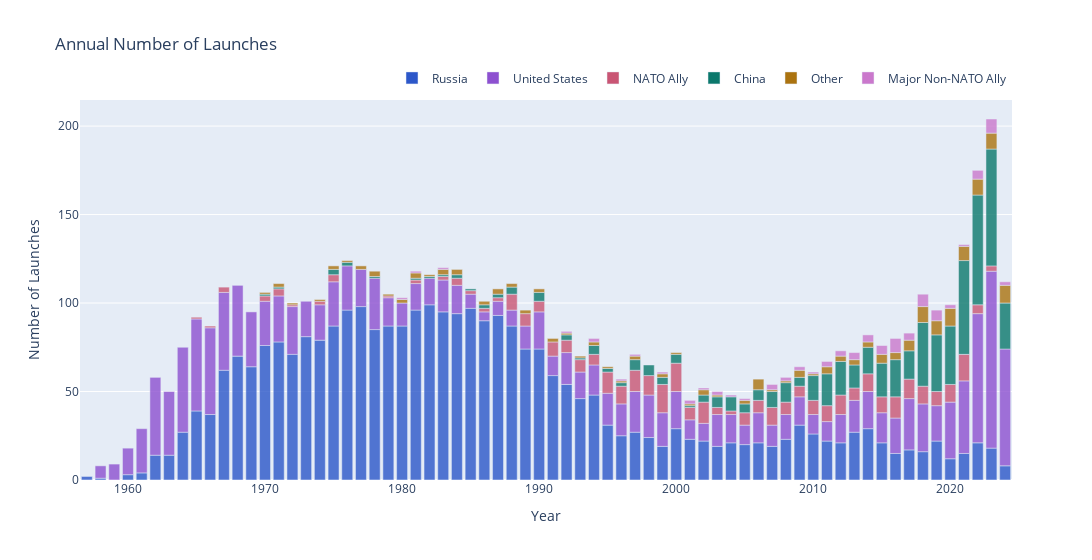

Notebook cell for this chart:
### Code cell
# Group by Year and SatState, and count the number of launches
annual_launches = data.groupby(
    ['Year', 'Agency']).size().reset_index(name='Launch_Count')
annual_launches = annual_launches[(annual_launches['Launch_Count'] > 0)]

fig = px.bar(annual_launches, x='Year', y='Launch_Count', color='Agency',
             title='Annual Number of Launches',
             labels={'Year': 'Year', 'Launch_Count': 'Number of Launches'},
             color_discrete_sequence=['#2c57c9', '#8d50d0', '#c95574', '#0b786c', '#ab7310', '#ca78cc'], opacity = 0.8,
             width=1100)
fig.update_layout(legend=dict(
    orientation="h",
    yanchor="bottom",
    y=1.02,
    xanchor="right",
    x=1
), legend_title=None)
fig.show()

### Figure 1 — Plotly figure (JSON) as saved in the notebook; plotly's stock layout.template omitted (floating-point values rounded to 4 significant figures)
{"data": [{"alignmentgroup": "True", "hovertemplate": "Agency=Russia<br>Year=%{x}<br>Number of Launches=%{y}<extra></extra>", "legendgroup": "Russia", "marker": {"color": "#2c57c9", "opacity": 0.8, "pattern": {"shape": ""}}, "name": "Russia", "offsetgroup": "Russia", "orientation": "v", "showlegend": true, "textposition": "auto", "type": "bar", "x": [1957, 1958, 1960, 1961, 1962, 1963, 1964, 1965, 1966, 1967, 1968, 1969, 1970, 1971, 1972, 1973, 1974, 1975, 1976, 1977, 1978, 1979, 1980, 1981, 1982, 1983, 1984, 1985, 1986, 1987, 1988, 1989, 1990, 1991, 1992, 1993, 1994, 1995, 1996, 1997, 1998, 1999, 2000, 2001, 2002, 2003, 2004, 2005, 2006, 2007, 2008, 2009, 2010, 2011, 2012, 2013, 2014, 2015, 2016, 2017, 2018, 2019, 2020, 2021, 2022, 2023, 2024], "xaxis": "x", "y": [2, 1, 3, 4, 14, 14, 27, 39, 37, 62, 70, 64, 76, 78, 71, 81, 79, 87, 96, 98, 85, 87, 87, 96, 99, 95, 94, 97, 90, 93, 87, 74, 74, 59, 54, 46, 48, 31, 25, 27, 24, 19, 29, 23, 22, 19, 21, 20, 21, 19, 23, 31, 26, 22, 21, 27, 29, 21, 15, 17, 16, 22, 12, 15, 21, 18, 8], "yaxis": "y"}, {"alignmentgroup": "True", "hovertemplate": "Agency=United States<br>Year=%{x}<br>Number of Launches=%{y}<extra></extra>", "legendgroup": "United States", "marker": {"color": "#8d50d0", "opacity": 0.8, "pattern": {"shape": ""}}, "name": "United States", "offsetgroup": "United States", "orientation": "v", "showlegend": true, "textposition": "auto", "type": "bar", "x": [1958, 1959, 1960, 1961, 1962, 1963, 1964, 1965, 1966, 1967, 1968, 1969, 1970, 1971, 1972, 1973, 1974, 1975, 1976, 1977, 1978, 1979, 1980, 1981, 1982, 1983, 1984, 1985, 1986, 1987, 1988, 1989, 1990, 1991, 1992, 1993, 1994, 1995, 1996, 1997, 1998, 1999, 2000, 2001, 2002, 2003, 2004, 2005, 2006, 2007, 2008, 2009, 2010, 2011, 2012, 2013, 2014, 2015, 2016, 2017, 2018, 2019, 2020, 2021, 2022, 2023, 2024], "xaxis": "x", "y": [7, 9, 15, 25, 44, 36, 48, 52, 49, 44, 40, 31, 25, 26, 27, 20, 20, 25, 25, 21, 29, 16, 13, 15, 15, 18, 16, 8, 5, 8, 9, 13, 21, 11, 18, 15, 17, 18, 18, 23, 24, 19, 21, 11, 10, 18, 16, 11, 17, 12, 14, 16, 11, 11, 16, 18, 21, 17, 20, 29, 27, 20, 32, 41, 73, 100, 66], "yaxis": "y"}, {"alignmentgroup": "True", "hovertemplate": "Agency=NATO Ally<br>Year=%{x}<br>Number of Launches=%{y}<extra></extra>", "legendgroup": "NATO Ally", "marker": {"color": "#c95574", "opacity": 0.8, "pattern": {"shape": ""}}, "name": "NATO Ally", "offsetgroup": "NATO Ally", "orientation": "v", "showlegend": true, "textposition": "auto", "type": "bar", "x": [1965, 1966, 1967, 1970, 1971, 1972, 1974, 1975, 1979, 1981, 1983, 1984, 1985, 1986, 1987, 1988, 1989, 1990, 1991, 1992, 1993, 1994, 1995, 1996, 1997, 1998, 1999, 2000, 2001, 2002, 2003, 2004, 2005, 2006, 2007, 2008, 2009, 2010, 2011, 2012, 2013, 2014, 2015, 2016, 2017, 2018, 2019, 2020, 2021, 2022, 2023], "xaxis": "x", "y": [1, 1, 3, 3, 4, 1, 2, 4, 1, 2, 2, 4, 2, 2, 2, 9, 7, 6, 8, 7, 7, 6, 12, 10, 12, 11, 16, 16, 7, 12, 4, 2, 7, 7, 10, 7, 6, 8, 9, 11, 7, 10, 9, 12, 11, 10, 8, 10, 15, 5, 3], "yaxis": "y"}, {"alignmentgroup": "True", "hovertemplate": "Agency=China<br>Year=%{x}<br>Number of Launches=%{y}<extra></extra>", "legendgroup": "China", "marker": {"color": "#0b786c", "opacity": 0.8, "pattern": {"shape": ""}}, "name": "China", "offsetgroup": "China", "orientation": "v", "showlegend": true, "textposition": "auto", "type": "bar", "x": [1970, 1971, 1975, 1976, 1978, 1981, 1982, 1983, 1984, 1985, 1986, 1987, 1988, 1990, 1992, 1993, 1994, 1995, 1996, 1997, 1998, 1999, 2000, 2001, 2002, 2003, 2004, 2005, 2006, 2007, 2008, 2009, 2010, 2011, 2012, 2013, 2014, 2015, 2016, 2017, 2018, 2019, 2020, 2021, 2022, 2023, 2024], "xaxis": "x", "y": [1, 1, 3, 2, 1, 1, 1, 1, 2, 1, 2, 2, 4, 5, 3, 1, 5, 2, 2, 6, 6, 4, 5, 1, 4, 6, 8, 5, 6, 9, 11, 5, 14, 18, 19, 13, 15, 19, 21, 16, 36, 32, 33, 53, 62, 66, 26], "yaxis": "y"}, {"alignmentgroup": "True", "hovertemplate": "Agency=Other<br>Year=%{x}<br>Number of Launches=%{y}<extra></extra>", "legendgroup": "Other", "marker": {"color": "#ab7310", "opacity": 0.8, "pattern": {"shape": ""}}, "name": "Other", "offsetgroup": "Other", "orientation": "v", "showlegend": true, "textposition": "auto", "type": "bar", "x": [1970, 1971, 1972, 1974, 1975, 1976, 1977, 1978, 1979, 1980, 1981, 1982, 1983, 1984, 1986, 1987, 1988, 1989, 1990, 1991, 1992, 1993, 1994, 1995, 1996, 1997, 1999, 2000, 2001, 2002, 2003, 2005, 2006, 2007, 2008, 2009, 2010, 2011, 2012, 2013, 2014, 2015, 2016, 2017, 2018, 2019, 2020, 2021, 2022, 2023, 2024], "xaxis": "x", "y": [1, 2, 1, 1, 2, 1, 2, 3, 1, 2, 3, 1, 3, 3, 2, 3, 2, 2, 2, 2, 1, 1, 2, 1, 1, 2, 2, 1, 1, 3, 1, 2, 6, 1, 1, 4, 1, 4, 3, 3, 3, 5, 4, 6, 9, 8, 10, 8, 9, 9, 10], "yaxis": "y"}, {"alignmentgroup": "True", "hovertemplate": "Agency=Major Non-NATO Ally<br>Year=%{x}<br>Number of Launches=%{y}<extra></extra>", "legendgroup": "Major Non-NATO Ally", "marker": {"color": "#ca78cc", "opacity": 0.8, "pattern": {"shape": ""}}, "name": "Major Non-NATO Ally", "offsetgroup": "Major Non-NATO Ally", "orientation": "v", "showlegend": true, "textposition": "auto", "type": "bar", "x": [1980, 1981, 1983, 1992, 1994, 1996, 1997, 1999, 2001, 2002, 2003, 2004, 2005, 2007, 2008, 2009, 2010, 2011, 2012, 2013, 2014, 2015, 2016, 2017, 2018, 2019, 2020, 2021, 2022, 2023, 2024], "xaxis": "x", "y": [1, 1, 1, 1, 2, 1, 1, 1, 2, 1, 2, 1, 1, 3, 2, 2, 1, 3, 3, 4, 4, 5, 8, 4, 7, 6, 2, 1, 5, 8, 2], "yaxis": "y"}], "layout": {"barmode": "relative", "legend": {"orientation": "h", "title": {}, "tracegroupgap": 0, "x": 1, "xanchor": "right", "y": 1.02, "yanchor": "bottom"}, "title": {"text": "Annual Number of Launches"}, "width": 1100, "xaxis": {"anchor": "y", "domain": [0, 1], "title": {"text": "Year"}}, "yaxis": {"anchor": "x", "domain": [0, 1], "title": {"text": "Number of Launches"}}}}
